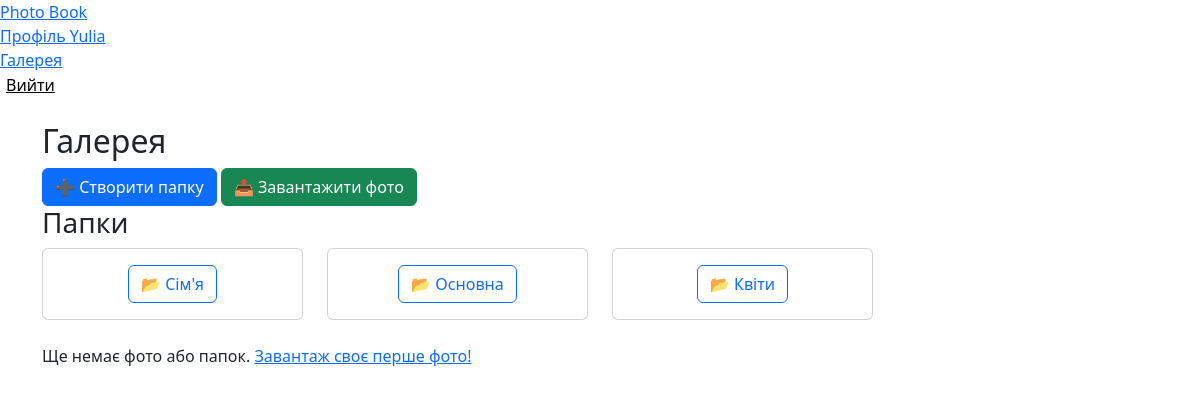
Before: /photo/gallery (signed in) with the older database file.
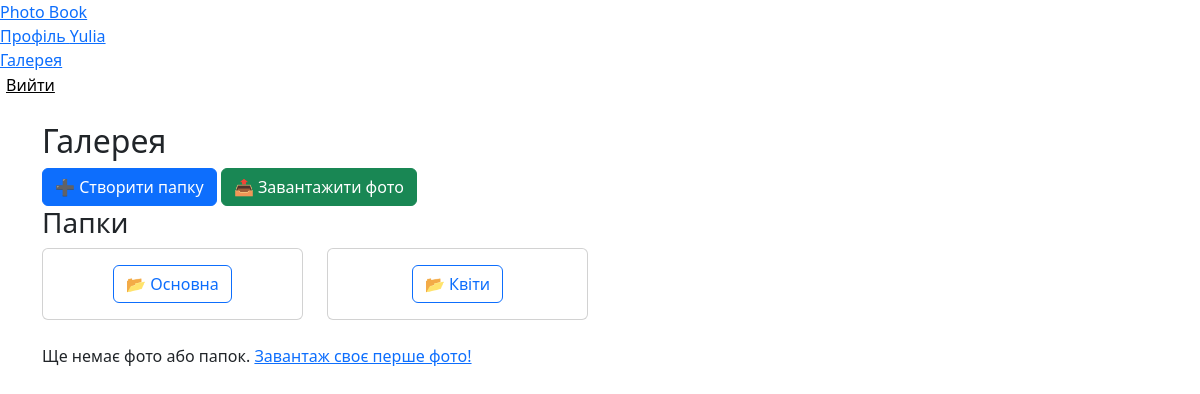
After: the same page with the newer database file.
### app/models.py (models this page shows, shortened)
class User(db.Model, UserMixin):
    __tablename__ = 'user'
    id = db.Column(db.Integer, primary_key=True)
    username = db.Column(db.String(120), unique=True, nullable=False)
    image_file = db.Column(db.String(120), unique=False, nullable=False, default='./app/static/images/image1')
    email = db.Column(db.String(120), unique=True, nullable=False)
    password = db.Column(db.String(128))
    is_active = db.Column(db.Boolean, default=False, nullable=False)
    activation_token = db.Column(db.String(128), nullable=True)
    token_expiration = db.Column(db.DateTime, nullable=True)
    option_enabled = db.Column(db.Boolean, default=False)
    photos = db.relationship('Photo', backref='user', lazy=True)
    folders = db.relationship('Folder', backref='user', lazy=True)

class Folder(db.Model):
    __tablename__ = 'folder'
    id = db.Column(db.Integer, primary_key=True)
    name = db.Column(db.String(255), nullable=False)
    path = db.Column(db.String(255), nullable=False)
    user_id = db.Column(db.Integer, db.ForeignKey('user.id'), nullable=False)
    parent_id = db.Column(db.Integer, db.ForeignKey('folder.id'), nullable=True)
    subfolders = db.relationship('Folder', backref=db.backref('parent', remote_side=[id]), lazy=True)
    photos = db.relationship('Photo', backref='folder', lazy=True)

### app/photo/views.py (the view)
@photo_bp.route('/gallery')
@login_required
def gallery():
    folder_id = request.args.get('folder_id', type=int)
    if folder_id:
        photos = Photo.query.filter_by(folder_id=folder_id, user_id=current_user.id).all()
        current_folder = Folder.query.get(folder_id)
    else:
        photos = []
        current_folder = None
    folders = Folder.query.filter_by(parent_id=folder_id, user_id=current_user.id).all()
    return render_template('gallery.html', photos=photos, folders=folders, current_folder=current_folder)

### app/photo/templates/gallery.html (shortened to what this page needs)
{% extends 'base.html' %}
{% block content %}
<div class="container mt-4">
    <h2>Галерея</h2>
    <nav>
        <a href="{{ url_for('photo.create_folder', parent_id=current_folder.id if current_folder else None) }}"
           class="btn btn-primary">
            ➕ Створити папку
        </a>
        <a href="{{ url_for('photo.upload_photo') }}" class="btn btn-success">
            📤 Завантажити фото
        </a>
    </nav>
    {% if folders %}
        <h3>Папки</h3>
        <div class="row">
            {% for folder in folders %}
                <div class="col-md-3 mb-4">
                    <div class="card">
                        <div class="card-body text-center">
                            <a href="{{ url_for('photo.gallery', folder_id=folder.id) }}" class="btn btn-outline-primary">
                                📂 {{ folder.name }}
                            </a>
                        </div>
                    </div>
                </div>
            {% endfor %}
        </div>
    {% endif %}
    {% if photos %}
        <h3>Фото</h3>
        <div class="row">
            {% for photo in photos %}
                <div class="col-md-3 mb-4">
                    <div class="card">
                        <img src="{{ photo.filename }}" class="card-img-top" alt="Фото" onerror="this.style.display='none'">
                        <div class="card-body">
                            <a href="{{ photo.filename }}" target="_blank" class="btn btn-sm btn-outline-info">
                                🔗 Посилання
                            </a>
                            <form action="{{ url_for('photo.delete_photo', photo_id=photo.id) }}" method="POST"
                                  style="display:inline;">
                                <button type="submit" class="btn btn-sm btn-danger">🗑 Видалити</button>
                            </form>
                        </div>
                    </div>
                </div>
            {% endfor %}
        </div>
    {% else %}
        <p>Ще немає фото або папок. <a href="{{ url_for('photo.upload_photo') }}">Завантаж своє перше фото!</a></p>
    {% endif %}
</div>
{% endblock %}

### app/templates/base.html (shortened to what this page needs)
<!DOCTYPE html>
<html lang="en">
<head>
    <link rel="stylesheet" href="{{ url_for('static', filename='css/bootstrap.min.css') }}">
    <link rel="stylesheet" href="https://cdnjs.cloudflare.com/ajax/libs/font-awesome/6.0.0-beta3/css/all.min.css">
</head>
<body>
<header>
    <nav>
        <a href="{{ url_for('general.home') }}" class="logo">Photo Book</a>
        <div id="myMenu">
            <div class="menu-list">
                {% if current_user.is_authenticated %}
                    <div class="menu-item">
                        <a href="{{ url_for('user.account', username=current_user.id) }}">Профіль {{ current_user.username }}</a>
                    </div>
                    <div>
                        <a href="{{ url_for('photo.gallery') }}">Галерея</a>
                    </div>
                    <div class="menu-item">
                        <form action="{{ url_for('auth.logout') }}" method="POST" style="display: inline;">
                            <button type="submit" class="btn-link" style="border:none; background:none;">Вийти</button>
                        </form>
                    </div>
                {% endif %}
            </div>
        </div>
    </nav>
</header>
<main>
    <main class="content">
        {% block content %}{% endblock %}
    </main>
</main>
</body>
</html>

Changed rows visible on the page:
removed Folder: name "Сім'я"
